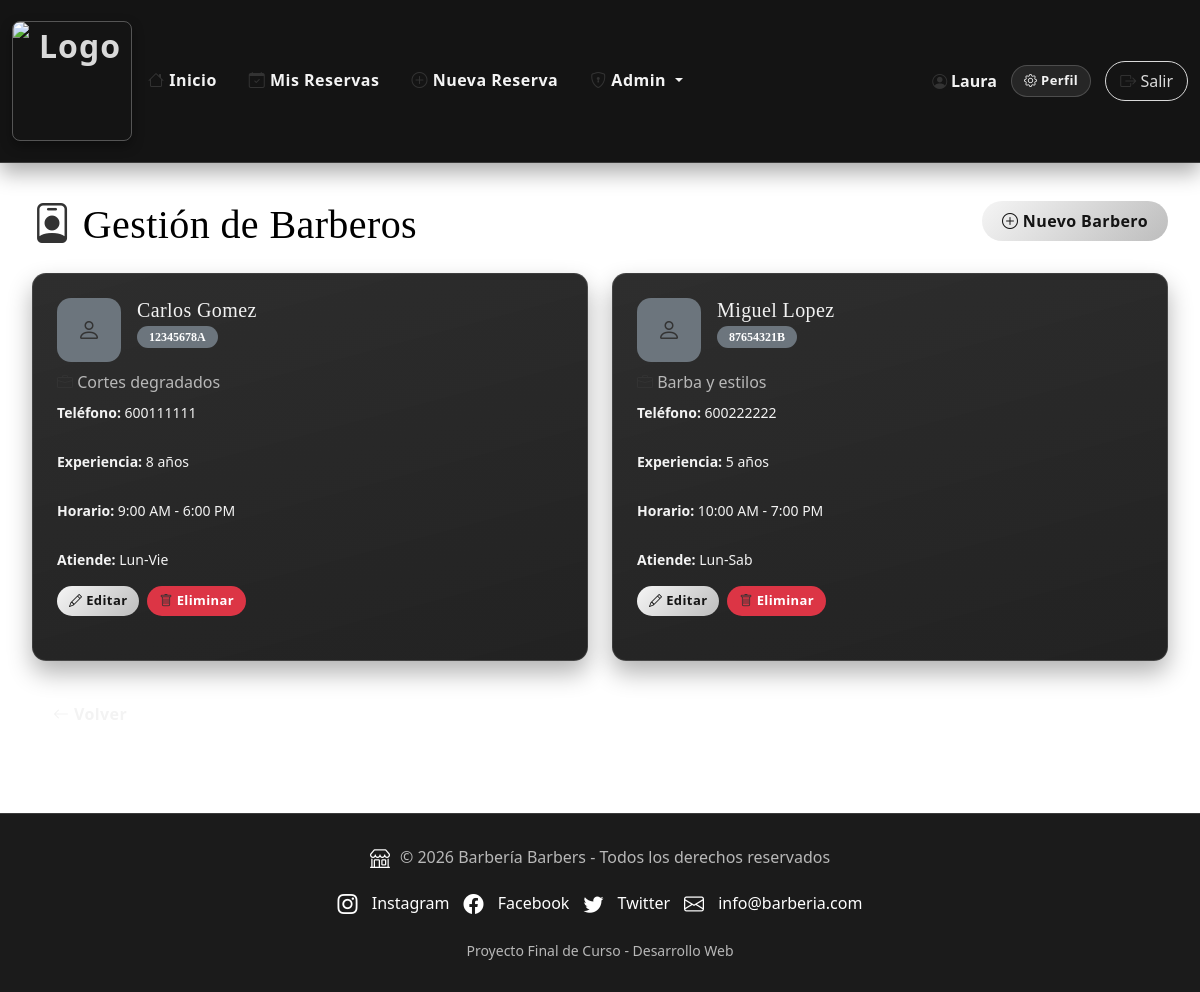
Screenshot of /admin/barberos.php (signed in) with the database file from the repository.
### tables this page shows
CREATE TABLE `barberos` (
  `DNI_barbero` varchar(15) NOT NULL,
  `nombre` varchar(50) NOT NULL,
  `apellidos` varchar(80) NOT NULL,
  `telefono` varchar(15) DEFAULT NULL,
  `especialidad` varchar(100) DEFAULT 'Cortes generales',
  `foto` varchar(255) DEFAULT NULL,
  `experiencia_anos` int(2) DEFAULT 1,
  `horario_inicio` time DEFAULT '09:00:00',
  `horario_fin` time DEFAULT '18:00:00',
  `dias_atiende` varchar(50) DEFAULT 'Lun-Vie',
  `activo` tinyint(1) DEFAULT 1,
  `fecha_registro` timestamp DEFAULT CURRENT_TIMESTAMP
);

### funciones.php (called while the page is built, shortened)
<?php
function e($valor) {
    return htmlspecialchars((string)($valor ?? ''), ENT_QUOTES, 'UTF-8');
}
function formatear_hora($hora) {
    return date('g:i A', strtotime($hora));
}
?>

### admin/barberos.php (the view, shortened to what this page needs)
<?php
require_once __DIR__ . '/../config.php';
require_once __DIR__ . '/../funciones.php';
$barberos = $mysqli->query("SELECT * FROM barberos WHERE activo = 1 ORDER BY nombre")->fetch_all(MYSQLI_ASSOC);
?>
<div class="admin-barberos-header row mb-30">
    <div class="col-md-6">
        <h1 class="mb-0">
            <i class="bi bi-person-badge"></i> Gestión de Barberos
        </h1>
    </div>
    <div class="col-md-6 text-end">
        <button class="btn btn-primary" data-bs-toggle="modal" data-bs-target="#modalBarbero" onclick="resetBarberoForm()">
            <i class="bi bi-plus-circle"></i> Nuevo Barbero
        </button>
    </div>
</div>
<div class="row">
    <?php foreach ($barberos as $barbero): ?>
    <div class="col-md-6 mb-3">
        <div class="card admin-barbero-card">
            <div class="card-body">
                <div class="d-flex align-items-start mb-2">
                    <div class="me-3">
                        <?php if (!empty($barbero['foto'])): ?>
                            <img src="../assets/img/servir_imagen.php?tipo=barbero&archivo=<?php echo urlencode($barbero['foto']); ?>" alt="Foto" class="rounded" style="width:64px;height:64px;object-fit:cover;">
                        <?php else: ?>
                            <div class="rounded bg-secondary d-flex align-items-center justify-content-center text-white" style="width:64px;height:64px;font-size:24px;">
                                <i class="bi bi-person"></i>
                            </div>
                        <?php endif; ?>
                    </div>
                    <div class="flex-grow-1">
                        <h5 class="card-title mb-0">
                            <?php echo e($barbero['nombre'] . ' ' . $barbero['apellidos']); ?>
                        </h5>
                        <span class="badge bg-secondary mt-1"><?php echo e($barbero['DNI_barbero']); ?></span>
                    </div>
                </div>
                <p class="card-text text-muted mb-2">
                    <i class="bi bi-briefcase"></i> <?php echo e($barbero['especialidad']); ?>
                </p>
                <div class="mb-2 admin-barbero-meta">
                    <small><strong>Teléfono:</strong> <?php echo e($barbero['telefono'] ?? '-'); ?></small><br>
                    <small><strong>Experiencia:</strong> <?php echo $barbero['experiencia_anos']; ?> años</small><br>
                    <small><strong>Horario:</strong> <?php echo formatear_hora($barbero['horario_inicio']); ?> - <?php echo formatear_hora($barbero['horario_fin']); ?></small><br>
                    <small><strong>Atiende:</strong> <?php echo e($barbero['dias_atiende']); ?></small>
                </div>
                <div class="mt-3 d-flex gap-2 admin-barbero-actions">
                    <button class="btn btn-sm btn-primary" data-bs-toggle="modal" data-bs-target="#modalBarbero" onclick="cargarBarbero('<?php echo htmlspecialchars(json_encode($barbero), ENT_QUOTES, 'UTF-8'); ?>')">
                        <i class="bi bi-pencil"></i> Editar
                    </button>
                    <form method="POST" action="barberos.php" class="d-inline" onsubmit="return confirm('¿Seguro?');">
                        <button type="submit" class="btn btn-sm btn-danger">
                            <i class="bi bi-trash"></i> Eliminar
                        </button>
                    </form>
                </div>
            </div>
        </div>
    </div>
    <?php endforeach; ?>
</div>
<div class="mt-3">
    <a href="dashboard.php" class="btn btn-secondary">
        <i class="bi bi-arrow-left"></i> Volver
    </a>
</div>
<?php
include __DIR__ . '/../plantilla.php';
?>

### admin/barberos.php (style rules this page uses)
.admin-barbero-card { height: 100%; }
.admin-barbero-meta small { display: block; margin-bottom: 4px; }
.admin-barbero-actions { flex-wrap: wrap; }
.admin-barberos-header h1 { color: #000000 !important; }
.admin-barberos-header { margin-bottom: 24px; }

### rows the page displays
barberos: nombre+apellidos "Carlos Gomez", DNI_barbero "12345678A", especialidad "Cortes degradados", telefono "600111111", experiencia_anos "8", horario_inicio "9:00 AM", horario_fin "6:00 PM", dias_atiende "Lun-Vie"
barberos: nombre+apellidos "Miguel Lopez", DNI_barbero "87654321B", especialidad "Barba y estilos", telefono "600222222", experiencia_anos "5", horario_inicio "10:00 AM", horario_fin "7:00 PM", dias_atiende "Lun-Sab"

### other values shown
$_SESSION['usuario_nombre'] "Laura"
APP_NAME "Barbería Barbers"
